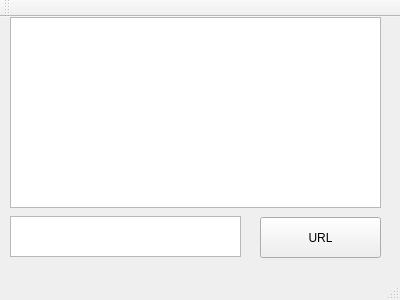
<?xml version="1.0" encoding="UTF-8"?>
<ui version="4.0">
 <class>MainWindow</class>
 <widget class="QMainWindow" name="MainWindow">
  <property name="geometry">
   <rect>
    <x>0</x>
    <y>0</y>
    <width>400</width>
    <height>300</height>
   </rect>
  </property>
  <property name="windowTitle">
   <string>MainWindow</string>
  </property>
  <widget class="QWidget" name="centralWidget">
   <widget class="QTextEdit" name="textEdit">
    <property name="geometry">
     <rect>
      <x>10</x>
      <y>199</y>
      <width>231</width>
      <height>41</height>
     </rect>
    </property>
   </widget>
   <widget class="QPushButton" name="URL">
    <property name="geometry">
     <rect>
      <x>260</x>
      <y>200</y>
      <width>121</width>
      <height>41</height>
     </rect>
    </property>
    <property name="text">
     <string>URL</string>
    </property>
   </widget>
   <widget class="QTextEdit" name="textEdit_2">
    <property name="geometry">
     <rect>
      <x>10</x>
      <y>0</y>
      <width>371</width>
      <height>191</height>
     </rect>
    </property>
   </widget>
  </widget>
  <widget class="QMenuBar" name="menuBar">
   <property name="geometry">
    <rect>
     <x>0</x>
     <y>0</y>
     <width>400</width>
     <height>22</height>
    </rect>
   </property>
  </widget>
  <widget class="QToolBar" name="mainToolBar">
   <attribute name="toolBarArea">
    <enum>TopToolBarArea</enum>
   </attribute>
   <attribute name="toolBarBreak">
    <bool>false</bool>
   </attribute>
  </widget>
  <widget class="QStatusBar" name="statusBar"/>
 </widget>
 <layoutdefault spacing="6" margin="11"/>
 <resources/>
 <connections/>
</ui>
